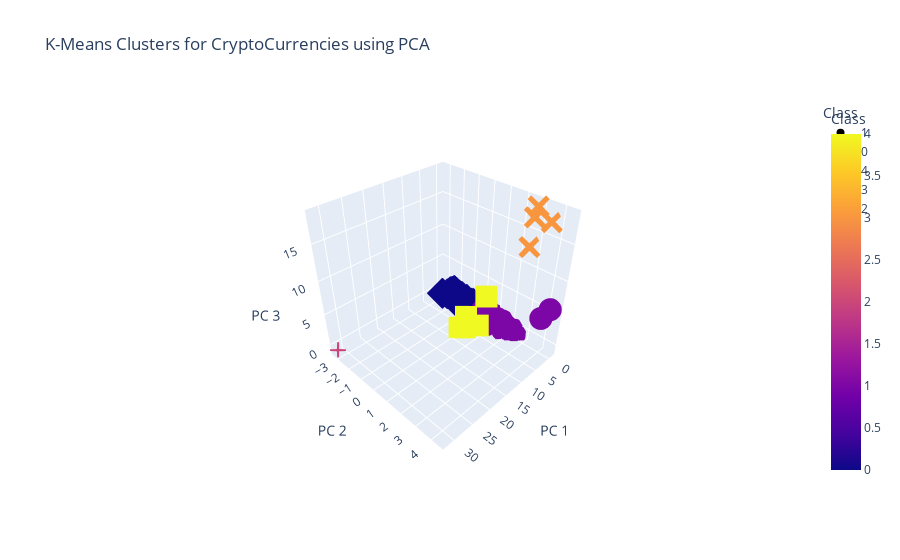

The cell this chart's notebook holds for it:
### Markdown cell above
### Visualizing Results

#### 3D-Scatter with Clusters

### Code cell
# Create a 3D-Scatter with the PCA data and the clusters
fig = px.scatter_3d(
    coin_df,
    x="PC 1",
    y="PC 2",
    z="PC 3",
    color="Class",
    symbol="Class",
    width=800,
    hover_name="CoinName",
    hover_data=["Algorithm"],
    title="K-Means Clusters for CryptoCurrencies using PCA",
)
#fig.update_layout(legend=dict(x=0, y=1))
fig.show()

### Figure 1 — Plotly figure (JSON) as saved in the notebook; plotly's stock layout.template omitted (floating-point values rounded to 4 significant figures; data arrays with more than 128 entries replaced by an {"elided": "..."} marker saying what was removed)
{"data": [{"customdata": {"elided": "322x1 str values"}, "hovertemplate": "<b>%{hovertext}</b><br><br>Class=%{marker.color}<br>PC 1=%{x}<br>PC 2=%{y}<br>PC 3=%{z}<br>Algorithm=%{customdata[0]}<extra></extra>", "hovertext": {"elided": "322 str values"}, "legendgroup": "1", "marker": {"color": {"elided": "322 int values"}, "coloraxis": "coloraxis", "symbol": "circle"}, "mode": "markers", "name": "1", "scene": "scene", "showlegend": true, "type": "scatter3d", "x": {"elided": "322 float values"}, "y": {"elided": "322 float values"}, "z": {"elided": "322 float values"}}, {"customdata": {"elided": "302x1 str values"}, "hovertemplate": "<b>%{hovertext}</b><br><br>Class=%{marker.color}<br>PC 1=%{x}<br>PC 2=%{y}<br>PC 3=%{z}<br>Algorithm=%{customdata[0]}<extra></extra>", "hovertext": {"elided": "302 str values"}, "legendgroup": "0", "marker": {"color": {"elided": "302 int values"}, "coloraxis": "coloraxis", "symbol": "diamond"}, "mode": "markers", "name": "0", "scene": "scene", "showlegend": true, "type": "scatter3d", "x": {"elided": "302 float values"}, "y": {"elided": "302 float values"}, "z": {"elided": "302 float values"}}, {"customdata": [["DPoS"], ["VeChainThor Authority"], ["Quark"], ["DPoS"], ["Semux BFT consensus"], ["DPoS"], ["DPoS"], ["SHA-256"]], "hovertemplate": "<b>%{hovertext}</b><br><br>Class=%{marker.color}<br>PC 1=%{x}<br>PC 2=%{y}<br>PC 3=%{z}<br>Algorithm=%{customdata[0]}<extra></extra>", "hovertext": ["ARK", "Vechain", "Castle", "Lamden Tau", "Semux", "ALAX", "Lisk", "ZEPHYR"], "legendgroup": "4", "marker": {"color": [4, 4, 4, 4, 4, 4, 4, 4], "coloraxis": "coloraxis", "symbol": "square"}, "mode": "markers", "name": "4", "scene": "scene", "showlegend": true, "type": "scatter3d", "x": [7.163, 7.447, 4.52, 7.165, 7.893, 7.175, 7.163, 4.307], "y": [0.2667, 1.706, 0.6849, 0.2664, 0.07345, 0.2651, 0.2667, -0.2382], "z": [-0.3511, 6.855, -0.3372, -0.3511, -0.4782, -0.3514, -0.3511, -0.1866]}, {"customdata": [["SHA-256 + Hive"], ["ECC 256K1"], ["SHA3-256"], ["Leased POS"]], "hovertemplate": "<b>%{hovertext}</b><br><br>Class=%{marker.color}<br>PC 1=%{x}<br>PC 2=%{y}<br>PC 3=%{z}<br>Algorithm=%{customdata[0]}<extra></extra>", "hovertext": ["LitecoinCash", "Acute Angle Cloud", "Fiii", "Waves"], "legendgroup": "3", "marker": {"color": [3, 3, 3, 3], "coloraxis": "coloraxis", "symbol": "x"}, "mode": "markers", "name": "3", "scene": "scene", "showlegend": true, "type": "scatter3d", "x": [-0.2821, 0.1647, -0.4793, -0.2349], "y": [2.739, 2.931, 3.6, 2.656], "z": [17.0, 18.57, 17.12, 13.02]}, {"customdata": [["TRC10"]], "hovertemplate": "<b>%{hovertext}</b><br><br>Class=%{marker.color}<br>PC 1=%{x}<br>PC 2=%{y}<br>PC 3=%{z}<br>Algorithm=%{customdata[0]}<extra></extra>", "hovertext": ["BitTorrent"], "legendgroup": "2", "marker": {"color": [2], "coloraxis": "coloraxis", "symbol": "cross"}, "mode": "markers", "name": "2", "scene": "scene", "showlegend": true, "type": "scatter3d", "x": [31.79], "y": [-3.295], "z": [-0.8986]}], "layout": {"autosize": true, "coloraxis": {"colorbar": {"title": {"text": "Class"}}, "colorscale": [[0, "#0d0887"], [0.1111, "#46039f"], [0.2222, "#7201a8"], [0.3333, "#9c179e"], [0.4444, "#bd3786"], [0.5556, "#d8576b"], [0.6667, "#ed7953"], [0.7778, "#fb9f3a"], [0.8889, "#fdca26"], [1, "#f0f921"]]}, "legend": {"title": {"text": "Class"}, "tracegroupgap": 0}, "scene": {"aspectmode": "auto", "aspectratio": {"x": 1, "y": 1, "z": 1}, "camera": {"center": {"x": 0, "y": 0, "z": 0}, "eye": {"x": 1.52, "y": 1.52, "z": 1.52}, "projection": {"type": "perspective"}, "up": {"x": 0, "y": 0, "z": 1}}, "domain": {"x": [0, 1], "y": [0, 1]}, "xaxis": {"title": {"text": "PC 1"}, "type": "linear"}, "yaxis": {"title": {"text": "PC 2"}, "type": "linear"}, "zaxis": {"title": {"text": "PC 3"}, "type": "linear"}}, "title": {"text": "K-Means Clusters for CryptoCurrencies using PCA"}}}
